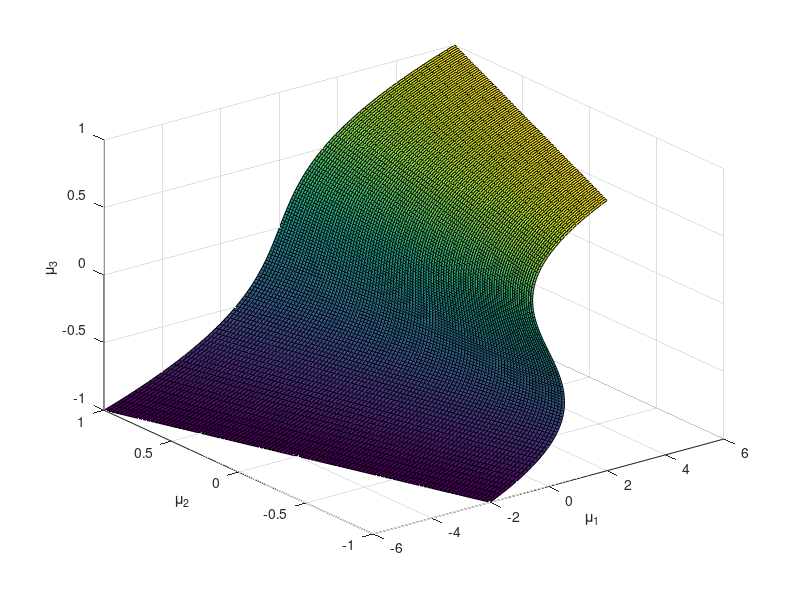

This chart was generated by the following MATLAB code: (Note: this script raises an error after producing the figure.)
%% Cusp

% @author  Christian Offen
% @version 1.0


mu2 = linspace(-1,1);
x = linspace(-1,1);

[Mu2,X] = meshgrid(mu2,x);

Mu1 = 4*X.^3+2*Mu2.*X;

S = surf(Mu1,Mu2,X);
xl = xlabel('\mu_1');
yl = ylabel('\mu_2');
zl = zlabel('\mu_3');


%% Styling

material shiny
%camlight headlight

S.FaceAlpha = 0.7;
S.EdgeColor = 'none';
S.FaceColor = [0.1 0.1 0.8];
axis([-2 2 -1 1 -1 1])
hold on
pt = plot3(0,0,0,'*');
pt.MarkerSize = 40;
pt.LineWidth = 8;
pt.Color = 'k';
a=gca;
a.XTickLabel = {};
a.YTickLabel = {};
a.ZTickLabel = {};
a.FontSize=20;
view([-12 51])


